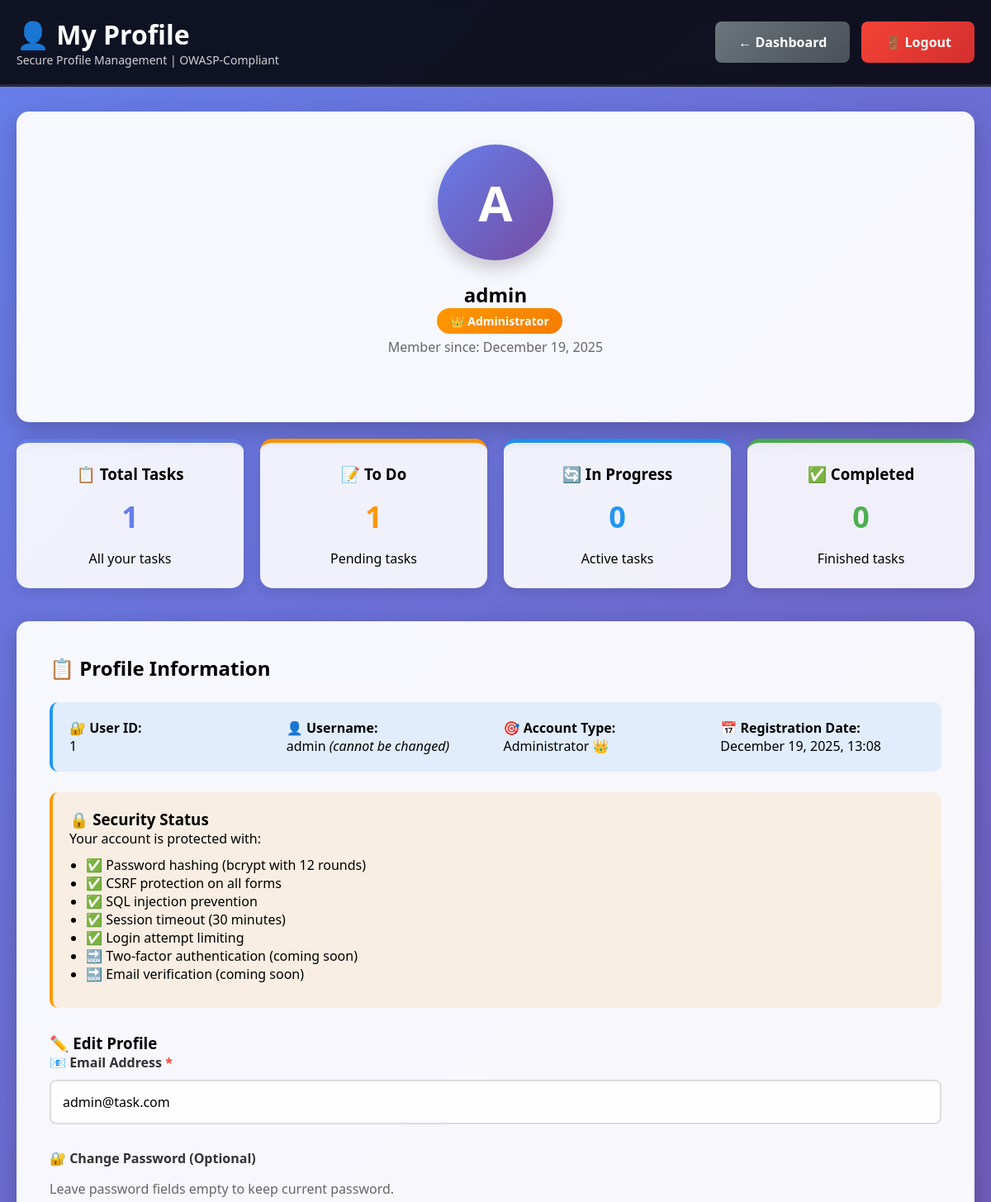
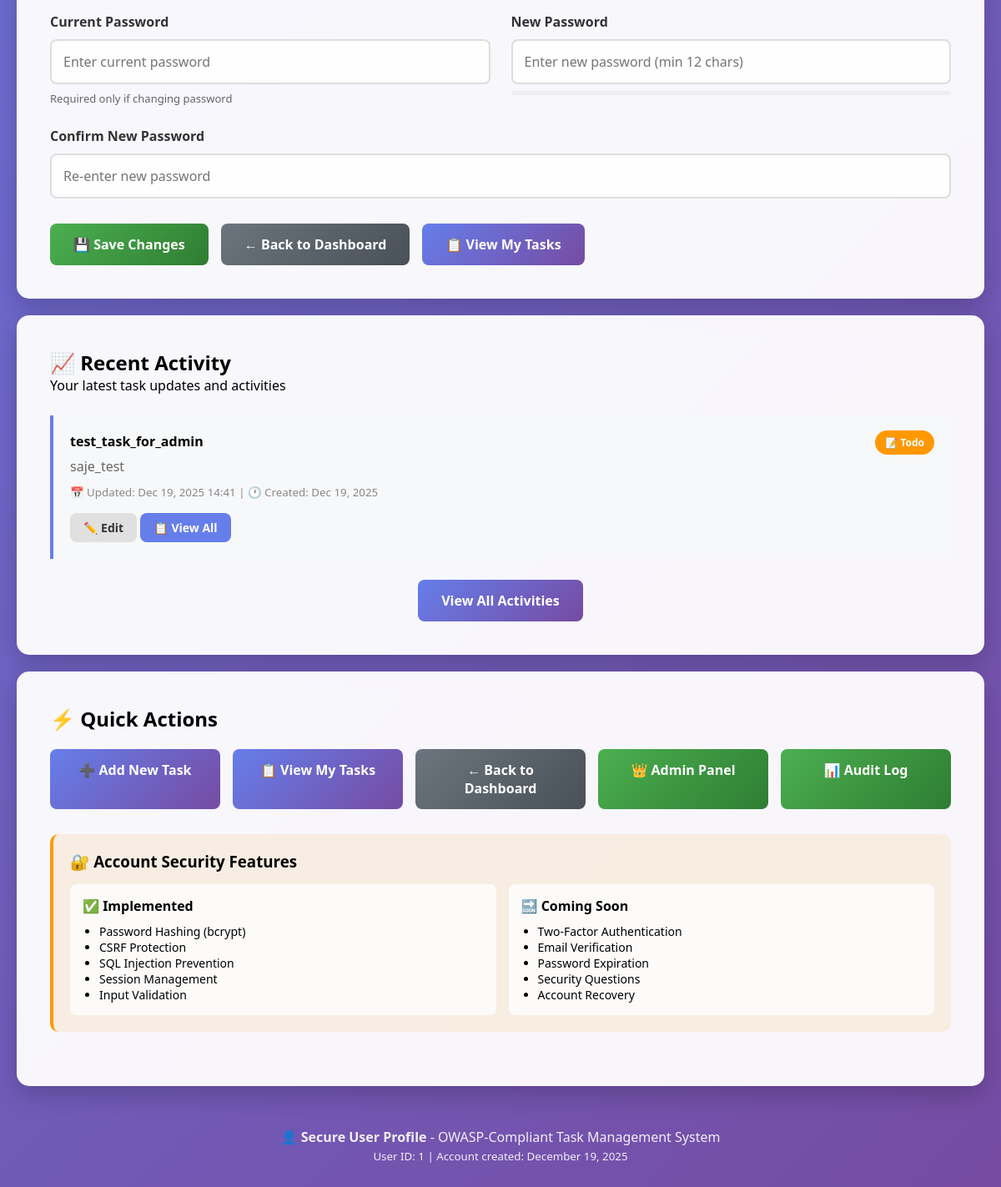
The app's page /secure_task_manager/profile.php (signed in) with its own data (2 pictures, top to bottom).
### tables this page shows
CREATE TABLE `users` (
  `id` int(11) NOT NULL,
  `username` varchar(50) NOT NULL,
  `email` varchar(100) NOT NULL,
  `password` varchar(255) NOT NULL,
  `is_admin` tinyint(4) DEFAULT 0,
  `created_at` timestamp NOT NULL DEFAULT current_timestamp(),
  `failed_attempts` int(11) DEFAULT 0,
  `locked_until` datetime DEFAULT NULL,
  `reset_token` varchar(64) DEFAULT NULL,
  `token_expires` datetime DEFAULT NULL
);

CREATE TABLE `tasks` (
  `id` int(11) NOT NULL,
  `title` varchar(200) NOT NULL,
  `description` text DEFAULT NULL,
  `status` enum('todo','in progress','completed') DEFAULT 'todo',
  `user_id` int(11) NOT NULL,
  `created_at` timestamp NOT NULL DEFAULT current_timestamp(),
  `updated_at` timestamp NOT NULL DEFAULT current_timestamp() ON UPDATE current_timestamp()
);

### secure_task_manager/includes/config.php (called while the page is built, shortened)
<?php
function generate_csrf_token() {
    return $_SESSION['csrf_token'];
}
?>

### secure_task_manager/profile.php (the view, shortened to what this page needs)
<?php
require_once 'includes/config.php';
$user_id = $_SESSION['user_id'];
$username = $_SESSION['username'];
$is_admin = $_SESSION['is_admin'];
$user = [];
$form_data = [];
$tasks_count = 0;
$tasks_todo = 0;
$tasks_in_progress = 0;
$tasks_completed = 0;
$recent_tasks = [];
try {
    $stmt = $conn->prepare("SELECT id, username, email, created_at FROM users WHERE id = ?");
    $stmt->bind_param("i", $user_id);
    $stmt->execute();
    $result = $stmt->get_result();
    $user = $result->fetch_assoc();
    $stmt = $conn->prepare("SELECT COUNT(*) as count FROM tasks WHERE user_id = ?");
    $stmt->bind_param("i", $user_id);
    $stmt->execute();
    $tasks_count = $stmt->get_result()->fetch_assoc()['count'];
    $stmt = $conn->prepare("SELECT COUNT(*) as count FROM tasks WHERE user_id = ? AND status = 'todo'");
    $stmt->bind_param("i", $user_id);
    $stmt->execute();
    $tasks_todo = $stmt->get_result()->fetch_assoc()['count'];
    $stmt = $conn->prepare("SELECT COUNT(*) as count FROM tasks WHERE user_id = ? AND status = 'in progress'");
    $stmt->bind_param("i", $user_id);
    $stmt->execute();
    $tasks_in_progress = $stmt->get_result()->fetch_assoc()['count'];
    $stmt = $conn->prepare("SELECT COUNT(*) as count FROM tasks WHERE user_id = ? AND status = 'completed'");
    $stmt->bind_param("i", $user_id);
    $stmt->execute();
    $tasks_completed = $stmt->get_result()->fetch_assoc()['count'];
    $stmt = $conn->prepare("SELECT id, title, description, status, created_at, updated_at FROM tasks WHERE user_id = ? ORDER BY updated_at DESC LIMIT 5");
    $stmt->bind_param("i", $user_id);
    $stmt->execute();
    $recent_tasks_result = $stmt->get_result();
    $recent_tasks = $recent_tasks_result->fetch_all(MYSQLI_ASSOC);
} catch (Exception $e) {
    log_system_event('ERROR', 'Failed to load profile data', [
        'user_id' => $user_id,
        'error' => $e->getMessage()
    ]);
    $error = "Unable to load profile data. Please try again.";
}
$csrf_token = generate_csrf_token();
?>
<!DOCTYPE html>
<html lang="en">
<head>
</head>
<body>
    <div class="header">
        <div class="header-content">
            <div>
                <h1>👤 My Profile</h1>
                <p style="opacity: 0.8; font-size: 14px;">Secure Profile Management | OWASP-Compliant</p>
            </div>
            <div>
                <a href="index.php" class="btn btn-secondary">← Dashboard</a>
                <a href="logout.php?csrf=<?php echo urlencode($csrf_token); ?>" class="btn btn-danger" style="margin-left: 10px;">🚪 Logout</a>
            </div>
        </div>
    </div>
    <div class="container">
        <div class="card">
            <div class="profile-header">
                <div class="avatar">
                    <?php echo htmlspecialchars(strtoupper(substr($username, 0, 1)), ENT_QUOTES, 'UTF-8'); ?>
                </div>
                <h2><?php echo htmlspecialchars($username, ENT_QUOTES, 'UTF-8'); ?></h2>
                <p>
                    <?php if ($is_admin): ?>
                        <span class="badge badge-admin">👑 Administrator</span>
                    <?php else: ?>
                        <span class="badge badge-user">👤 Regular User</span>
                    <?php endif; ?>
                </p>
                <p style="color: #666; margin-top: 5px;">Member since: <?php echo htmlspecialchars(date('F d, Y', strtotime($user['created_at'])), ENT_QUOTES, 'UTF-8'); ?></p>
            </div>
        </div>
        <div class="stats-grid">
            <div class="stat-card total" onclick="window.location.href='my_tasks.php'">
                <h3>📋 Total Tasks</h3>
                <div class="stat-number"><?php echo (int)$tasks_count; ?></div>
                <p>All your tasks</p>
            </div>
            <div class="stat-card todo" onclick="window.location.href='my_tasks.php?status=todo'">
                <h3>📝 To Do</h3>
                <div class="stat-number"><?php echo (int)$tasks_todo; ?></div>
                <p>Pending tasks</p>
            </div>
            <div class="stat-card in-progress" onclick="window.location.href='my_tasks.php?status=in%20progress'">
                <h3>🔄 In Progress</h3>
                <div class="stat-number"><?php echo (int)$tasks_in_progress; ?></div>
                <p>Active tasks</p>
            </div>
            <div class="stat-card completed" onclick="window.location.href='my_tasks.php?status=completed'">
                <h3>✅ Completed</h3>
                <div class="stat-number"><?php echo (int)$tasks_completed; ?></div>
                <p>Finished tasks</p>
            </div>
        </div>
        <div class="card">
            <h2>📋 Profile Information</h2>
            <div class="info-box">
                <div style="display: grid; grid-template-columns: repeat(auto-fit, minmax(200px, 1fr)); gap: 15px;">
                    <div>
                        <p><strong>🔐 User ID:</strong><br><?php echo (int)$user_id; ?></p>
                    </div>
                    <div>
                        <p><strong>👤 Username:</strong><br><?php echo htmlspecialchars($username, ENT_QUOTES, 'UTF-8'); ?> <em>(cannot be changed)</em></p>
                    </div>
                    <div>
                        <p><strong>🎯 Account Type:</strong><br><?php echo $is_admin ? 'Administrator 👑' : 'Regular User 👤'; ?></p>
                    </div>
                    <div>
                        <p><strong>📅 Registration Date:</strong><br><?php echo htmlspecialchars(date('F d, Y, H:i', strtotime($user['created_at'])), ENT_QUOTES, 'UTF-8'); ?></p>
                    </div>
                </div>
            </div>
            <div class="security-notice">
                <h3>🔒 Security Status</h3>
                <p>Your account is protected with:</p>
                <ul style="margin: 10px 0 10px 20px;">
                    <li>✅ Password hashing (bcrypt with 12 rounds)</li>
                    <li>✅ CSRF protection on all forms</li>
                    <li>✅ SQL injection prevention</li>
                    <li>✅ Session timeout (30 minutes)</li>
                    <li>✅ Login attempt limiting</li>
                    <li>🔜 Two-factor authentication (coming soon)</li>
                    <li>🔜 Email verification (coming soon)</li>
                </ul>
            </div>
            <h3 style="margin-top: 30px;">✏️ Edit Profile</h3>
            <form method="POST" action="" id="profileForm" autocomplete="off">
                <div class="form-group">
                    <label for="email" class="required">📧 Email Address</label>
                    <input type="email"
                           id="email"
                           name="email"
                           value="<?php echo htmlspecialchars($form_data['email'] ?? $user['email'], ENT_QUOTES, 'UTF-8'); ?>"
                           placeholder="your.email@example.com"
                           required
                           autocomplete="email">
                </div>
                <h4 style="margin: 30px 0 15px 0; color: #333;">🔐 Change Password (Optional)</h4>
                <p style="color: #666; margin-bottom: 20px;">Leave password fields empty to keep current password.</p>
                <div class="form-row">
                    <div class="form-group">
                        <label for="current_password">Current Password</label>
                        <input type="password"
                               id="current_password"
                               name="current_password"
                               placeholder="Enter current password"
                               autocomplete="current-password">
                        <div class="password-note">Required only if changing password</div>
                    </div>
                    <div class="form-group">
                        <label for="new_password">New Password</label>
                        <input type="password"
                               id="new_password"
                               name="new_password"
                               placeholder="Enter new password (min 12 chars)"
                               autocomplete="new-password"
                               oninput="checkPasswordStrength(this.value)">
                        <div class="password-strength">
                        </div>
                    </div>
                </div>
                <div class="form-group">
                    <label for="confirm_password">Confirm New Password</label>
                    <input type="password"
                           id="confirm_password"
                           name="confirm_password"
                           placeholder="Re-enter new password"
                           autocomplete="new-password"
                           oninput="checkPasswordMatch()">
                </div>
                <div style="display: flex; gap: 15px; margin-top: 30px; flex-wrap: wrap;">
                    <button type="submit" class="btn btn-success" id="submitBtn">
                        💾 Save Changes
                    </button>
                    <a href="index.php" class="btn btn-secondary">← Back to Dashboard</a>
                    <a href="my_tasks.php" class="btn btn-primary">📋 View My Tasks</a>
                </div>
            </form>
        </div>
        <div class="card">
            <h2>📈 Recent Activity</h2>
            <p>Your latest task updates and activities</p>
            <div class="activity-list">
                <?php if (empty($recent_tasks)): ?>
                    <div style="text-align: center; padding: 40px; color: #666;">
                        <h3>No activity yet! 📭</h3>
                        <p>You haven't created or updated any tasks recently.</p>
                        <a href="add_task.php" class="btn btn-primary" style="margin-top: 15px;">➕ Create Your First Task</a>
                    </div>
                <?php else: ?>
                    <?php foreach($recent_tasks as $task):
                        $status_class = str_replace(' ', '-', $task['status']);
                        $status_colors = [
                            'todo' => ['color' => '#ff9800', 'icon' => '📝'],
                            'in-progress' => ['color' => '#2196F3', 'icon' => '🔄'],
                            'completed' => ['color' => '#4CAF50', 'icon' => '✅']
                        ];
                    ?>
                    <div class="activity-item">
                        <div style="display: flex; justify-content: space-between; align-items: start;">
                            <div>
                                <h4><?php echo htmlspecialchars($task['title'], ENT_QUOTES, 'UTF-8'); ?></h4>
                                <?php if (!empty($task['description'])): ?>
                                    <p style="color: #666; margin: 8px 0;"><?php echo htmlspecialchars(substr($task['description'], 0, 100), ENT_QUOTES, 'UTF-8'); ?><?php echo strlen($task['description']) > 100 ? '...' : ''; ?></p>
                                <?php endif; ?>
                                <small style="color: #888;">
                                    📅 Updated: <?php echo htmlspecialchars(date('M d, Y H:i', strtotime($task['updated_at'])), ENT_QUOTES, 'UTF-8'); ?>
                                    | 🕐 Created: <?php echo htmlspecialchars(date('M d, Y', strtotime($task['created_at'])), ENT_QUOTES, 'UTF-8'); ?>
                                </small>
                            </div>
                            <div>
                                <span style="background: <?php echo $status_colors[$status_class]['color']; ?>; color: white; padding: 6px 12px; border-radius: 15px; font-size: 12px; font-weight: 600;">
                                    <?php echo $status_colors[$status_class]['icon']; ?>
                                    <?php echo htmlspecialchars(ucwords(str_replace('-', ' ', $status_class)), ENT_QUOTES, 'UTF-8'); ?>
                                </span>
                            </div>
                        </div>
                        <div style="margin-top: 15px;">
                            <a href="edit_task.php?id=<?php echo (int)$task['id']; ?>&csrf=<?php echo urlencode($csrf_token); ?>"
                               class="btn"
                               style="padding: 8px 16px; font-size: 14px; background: #e0e0e0; color: #333;">✏️ Edit</a>
                            <a href="my_tasks.php" class="btn" style="padding: 8px 16px; font-size: 14px; background: #667eea; color: white;">📋 View All</a>
                        </div>
                    </div>
                    <?php endforeach; ?>
                    <div style="text-align: center; margin-top: 25px;">
                        <a href="my_tasks.php" class="btn btn-primary">View All Activities</a>
                    </div>
                <?php endif; ?>
            </div>
        </div>
        <div class="card">
            <h2>⚡ Quick Actions</h2>
            <div class="quick-actions-grid">
                <a href="add_task.php" class="btn btn-primary">➕ Add New Task</a>
                <a href="my_tasks.php" class="btn btn-primary">📋 View My Tasks</a>
                <a href="index.php" class="btn btn-secondary">← Back to Dashboard</a>
                <?php if ($is_admin): ?>
                    <a href="admin/dashboard.php" class="btn btn-success">👑 Admin Panel</a>
                    <a href="admin/audit_log.php" class="btn btn-success">📊 Audit Log</a>
                <?php endif; ?>
            </div>
            <div class="security-notice" style="margin-top: 30px;">
                <h3>🔐 Account Security Features</h3>
                <div style="display: grid; grid-template-columns: repeat(auto-fit, minmax(250px, 1fr)); gap: 15px; margin-top: 15px;">
                    <div style="padding: 15px; background: rgba(255, 255, 255, 0.8); border-radius: 8px;">
                        <h4>✅ Implemented</h4>
                        <ul style="margin: 10px 0 0 20px; font-size: 14px;">
                            <li>Password Hashing (bcrypt)</li>
                            <li>CSRF Protection</li>
                            <li>SQL Injection Prevention</li>
                            <li>Session Management</li>
                            <li>Input Validation</li>
                        </ul>
                    </div>
                    <div style="padding: 15px; background: rgba(255, 255, 255, 0.8); border-radius: 8px;">
                        <h4>🔜 Coming Soon</h4>
                        <ul style="margin: 10px 0 0 20px; font-size: 14px;">
                            <li>Two-Factor Authentication</li>
                            <li>Email Verification</li>
                            <li>Password Expiration</li>
                            <li>Security Questions</li>
                            <li>Account Recovery</li>
                        </ul>
                    </div>
                </div>
            </div>
        </div>
    </div>
    <div style="text-align: center; margin: 30px; color: rgba(255, 255, 255, 0.9); padding: 20px;">
        <p>👤 <strong>Secure User Profile</strong> - OWASP-Compliant Task Management System</p>
        <p><small>User ID: <?php echo (int)$user_id; ?> | Account created: <?php echo htmlspecialchars(date('F d, Y', strtotime($user['created_at'])), ENT_QUOTES, 'UTF-8'); ?></small></p>
    </div>
</body>
</html>

### records on screen
users: created_at "December 19, 2025", created_at "December 19, 2025, 13:08", email "admin@task.com"
tasks: title "test_task_for_admin", description "saje_test", updated_at "Dec 19, 2025 14:41", created_at "Dec 19, 2025", status "📝", status "Todo"

### other values on screen
substr($username, 0, 1) "A"
$username "admin"
$tasks_count "1"
$tasks_todo "1"
$tasks_in_progress "0"
$tasks_completed "0"
$user_id "1"
